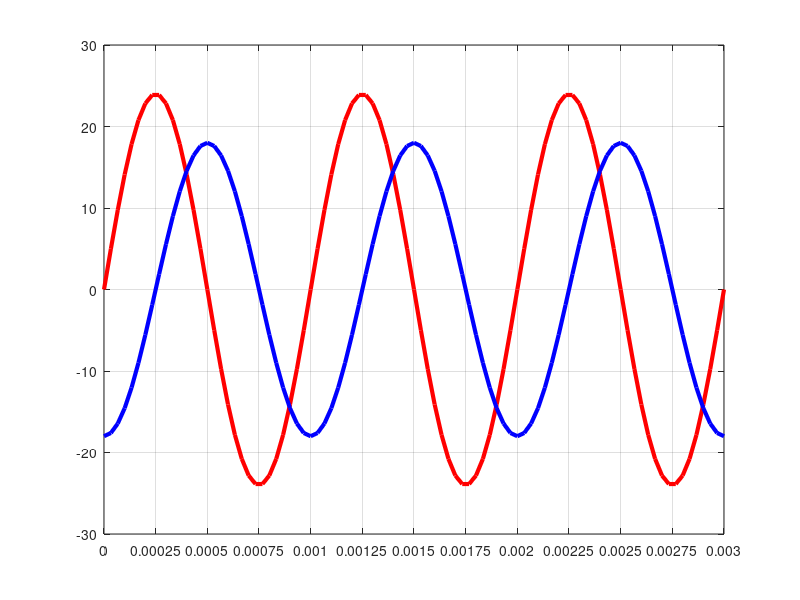

Write MATLAB code to recreate this figure.
%phaseCalc

close all

F1 = 1E3;     % Frequency (Cycles per second)
V1 = 24;      % Amplitude (voltage)
s1to = 0E-3;  % Sin Wave 1 time offset

F2 = 1E3;    % Frequency for Sin Wave 2;
V2 = 18;     % Sin Wave 2 Amplitude (Voltage)
s2to = -.25E-3;  % Sin Wave 2 time offset

nC = 3;      % Number of cycles to plot

T1 = 1/F1;     % Period for 1 cycle
T2 = 1/F2;
dt1 = T1 / 30; % Delta t (time between samples)
dt2 = T2 / 30; % Delta t (time between samples)
w1 = 2 * pi * F1;  % omega convert cycles per second to radians per second
w2 = 2 * pi * F2;
ph1 = s1to / T1 * 2 * pi;
ph2 = s2to / T2 * 2 * pi;

% Calculate t points for x axis.
t1 = 0:dt1:nC * T1;
t2 = 0:dt2:nC * T2;

% Calculate Sin wave points.
S1 = V1 * sin(w1 * t1 + ph1);
S2 = V2 * sin(w2 * t2 + ph2);

figure()

plot(t1, S1, 'color', 'r', 'linewidth', 3, t2, S2, 'color', 'b', 'linewidth', 3)
grid on
set(gca, 'xtick', [0:T1/4:(nC*T1)])


